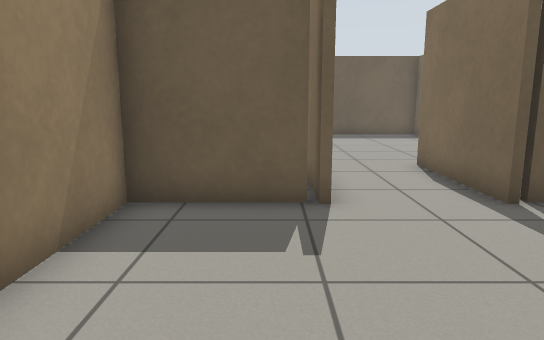
[1] (above)

12 first-person views from a walk through a world built for the Gazebo simulator. The camera is 0.86 m above the floor, tilts 10° down and sees 70° across. The floor is counted in squares, 0.5 m on a side. Each view is taken from the middle of a square. On the plan, view 1 faces up. The plan holds only what a view shows up to about 18 squares ahead; the rest is blank.

[2]
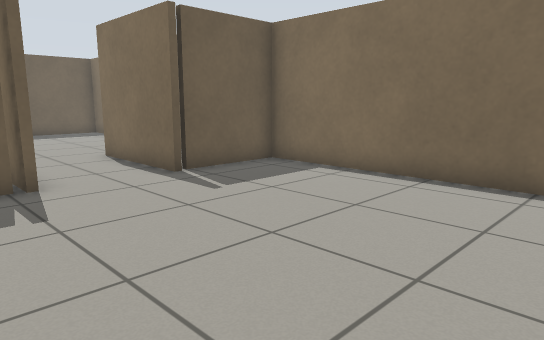

[3]
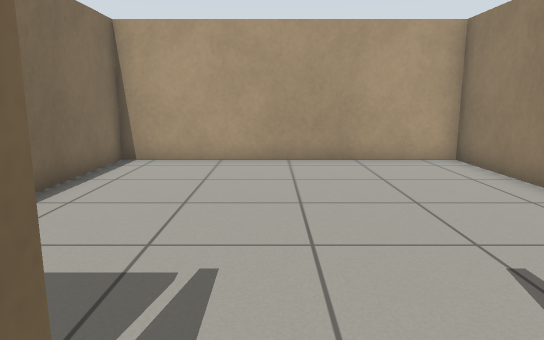

[4]
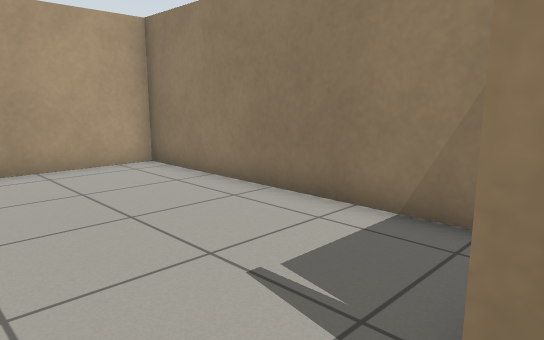

[5]
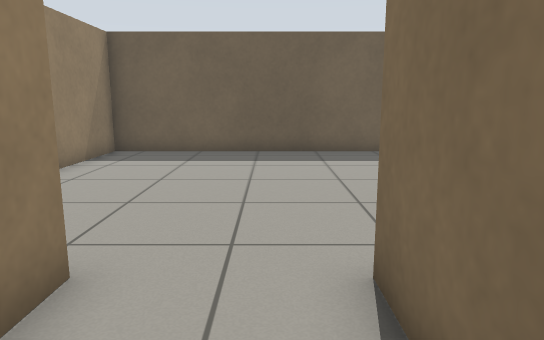

[6]
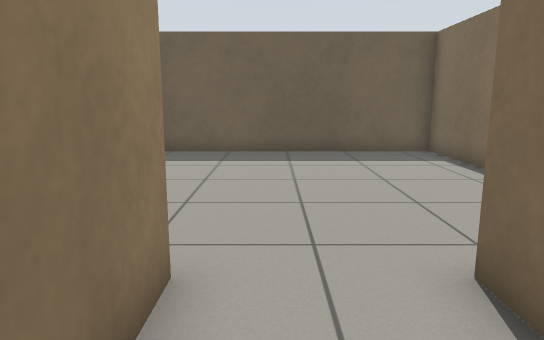

[7]
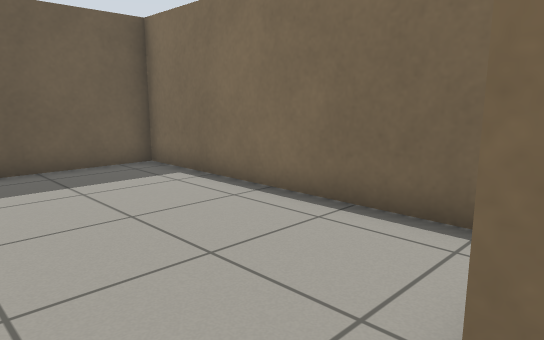

[8]
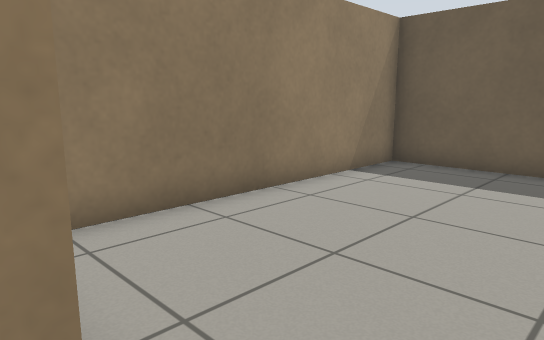

[9]
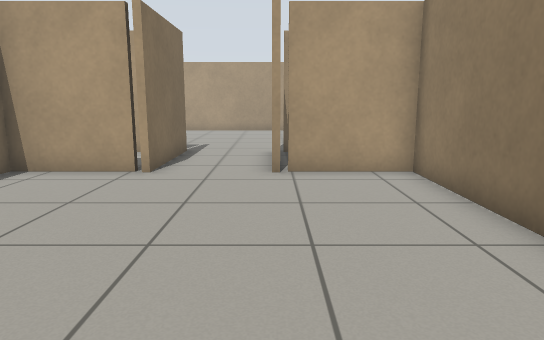

[10]
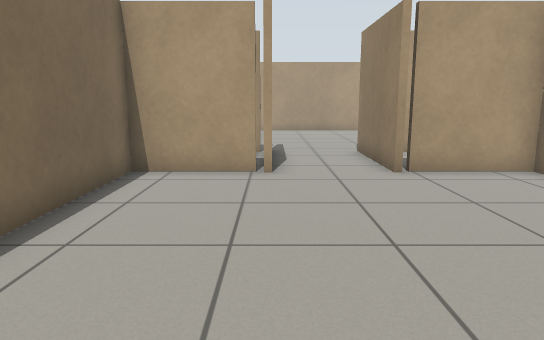

[11]
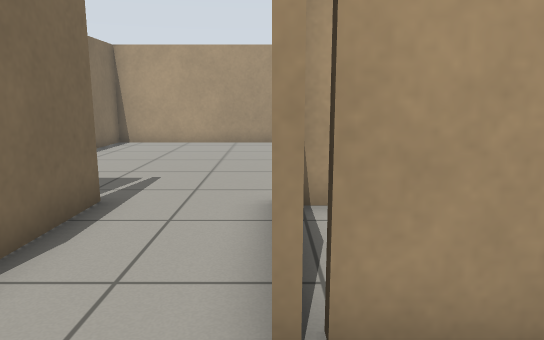

[12]
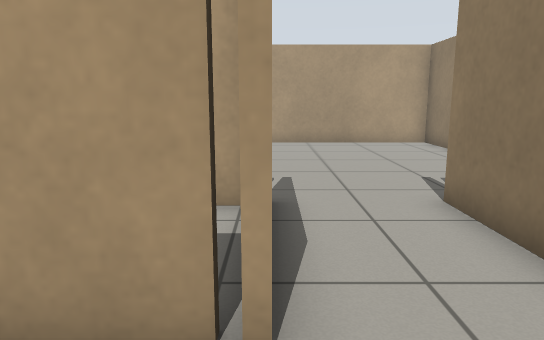

### Floor plan
Ten units are one square. View 1 is at (0, 0); x grows to the right and y downward. Boxes are objects, and circles mark ways between rooms. Rooms are numbered by the first view taken in them; rooms with no view inside come last. Other rooms are left out.
<svg viewBox="-30 -210 110 250">
<path fill="none" stroke="#000" d="M6 -65 -25 -65 -25 35 75 35 75 -65 44 -65M40 -64 40 -106M10 -106 10 -64M44 -105 75 -105 75 -205 -25 -205 -25 -105 6 -105"/>
<circle cx="25" cy="-100" r="3" fill="#2a7"/>
<text x="20" y="-20">1</text>
<text x="20" y="-160">2</text>
</svg>
Room 1 opens to room 2.

Where each view was taken, in squares from view 1:
view 1: 0 up, 0 right, facing up
view 2: 2 down, 1 left, facing up-right
view 3: 8 up, 3 right, facing down
view 4: 7 up, 3 right, facing down-left
view 5: 7 up, 3 right, facing up
view 6: 7 up, 2 right, facing up
view 7: 10 up, 2 right, facing up-right
view 8: 10 up, 3 right, facing up-left
view 9: 20 up, 1 right, facing down
view 10: 20 up, 4 right, facing down
view 11: 13 up, 1 right, facing down
view 12: 13 up, 4 right, facing down
